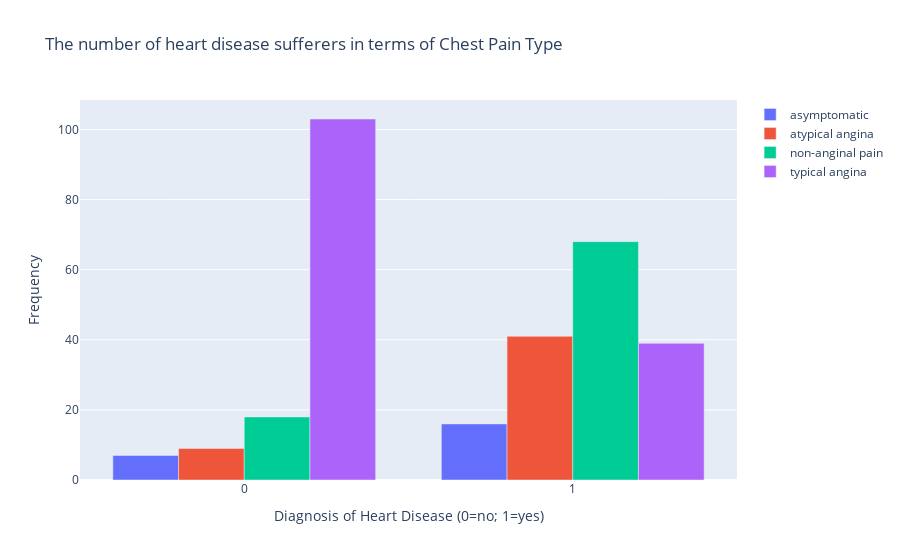

Here is the notebook cell this chart was saved with:
### Code cell
plot_discrete('chest_pain_type', 'Chest Pain Type')

### Figure 1 — Plotly figure (JSON) as saved in the notebook; plotly's stock layout.template omitted (floating-point values rounded to 4 significant figures)
{"data": [{"y": [7, 16], "x": [0, 1], "type": "bar", "name": "asymptomatic"}, {"y": [9, 41], "x": [0, 1], "type": "bar", "name": "atypical angina"}, {"y": [18, 68], "x": [0, 1], "type": "bar", "name": "non-anginal pain"}, {"y": [103, 39], "x": [0, 1], "type": "bar", "name": "typical angina"}], "layout": {"barmode": "group", "yaxis": {"title": {"text": "Frequency"}}, "xaxis": {"title": {"text": "Diagnosis of Heart Disease (0=no; 1=yes)"}}, "title": {"text": "The number of heart disease sufferers in terms of Chest Pain Type"}}}
